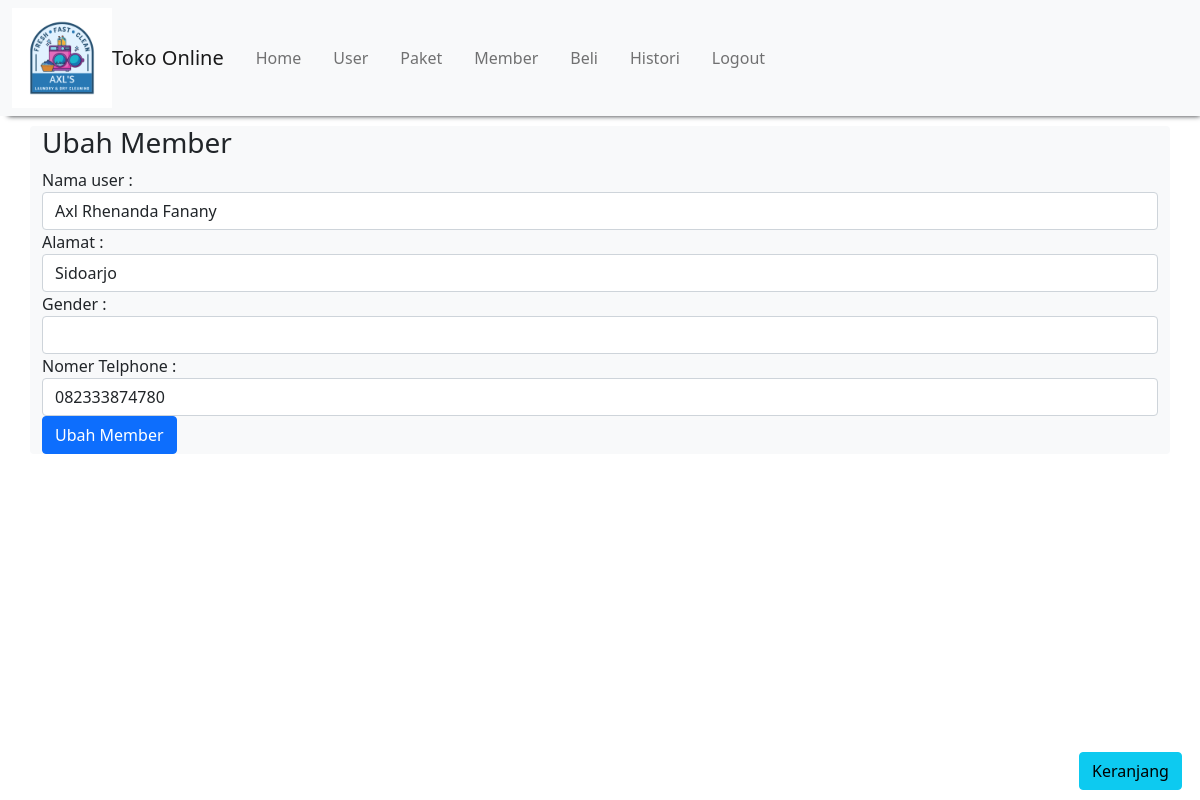
The app's page /laundry_native/ubah_member.php?id_member=1 (signed in) with its own data.
### tables this page shows
CREATE TABLE `member` (
  `id_member` int(11) NOT NULL,
  `nama` varchar(100) NOT NULL,
  `alamat` text NOT NULL,
  `jk` enum('l','p') NOT NULL,
  `telp` varchar(20) NOT NULL
);

### laundry_native/ubah_member.php (the view, shortened to what this page needs)
<!DOCTYPE html>
<html>
<head>
    <link href="https://cdn.jsdelivr.net/npm/bootstrap@5.0.1/dist/css/bootstrap.min.css" rel="stylesheet">
</head>
<body>
<?php
include "header.php";
    ?>
    <?php
    include "koneksi.php";
    $qry_get_user=mysqli_query($conn,"select * from member where id_member = '".$_GET['id_member']."'");
    $dt_user=mysqli_fetch_array($qry_get_user);
    ?>
    <h3>Ubah Member</h3>
    <form action="proses_ubah_member.php" method="post">
        Nama user :
        <input type="text" name="nama" value="<?=$dt_user['nama']?>" class="form-control">
        Alamat :
        <input name="alamat" value="<?=$dt_user['alamat']?>" class="form-control" rows="4"></input>
        Gender :
        <select name="jk" class="form-control">
            <option></option>
            <option value="l">Laki-laki</option>
        </select>
        Nomer Telphone :
        <input type="text" name="telp" value="<?=$dt_user['telp']?>" class="form-control">
        <input type="submit" name="simpan" value="Ubah Member" class="btn btn-primary">
    </form>
</body>
</html>
<?php
    include "footer.php";
?>

### records on screen
member: nama "Axl Rhenanda Fanany", alamat "Sidoarjo", telp "082333874780"
